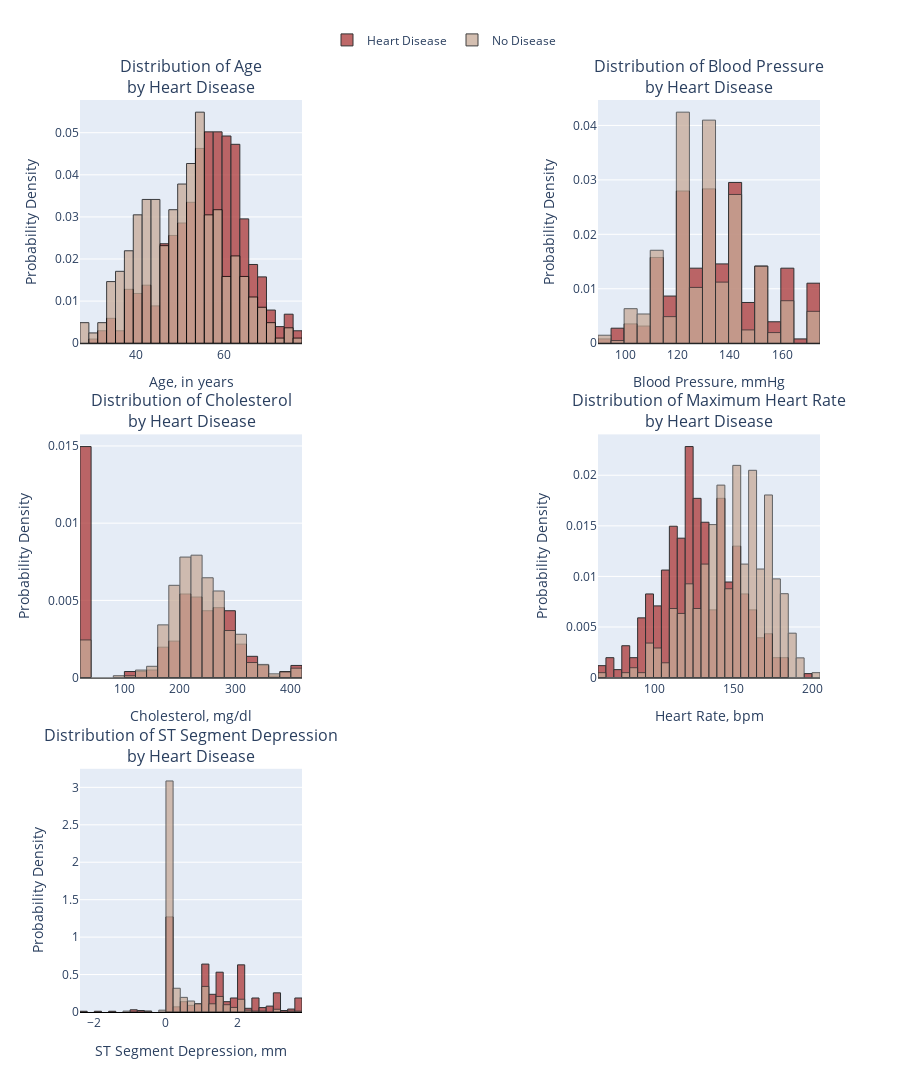

Notebook code for this chart:
### Markdown cell above
## 1) Histogram of Features between Classes:

### Code cell
numerical_features_histogram = make_subplots(rows=3, cols=2, vertical_spacing=0.1, horizontal_spacing=0.4,
                    subplot_titles=("Distribution of Age<br>by Heart Disease",
                                    "Distribution of Blood Pressure<br>by Heart Disease",
                                    "Distribution of Cholesterol<br>by Heart Disease",
                                    "Distribution of Maximum Heart Rate<br>by Heart Disease",
                                    "Distribution of ST Segment Depression<br>by Heart Disease"))

numerical_features_histogram.add_trace(go.Histogram(x=dataset[dataset.HeartDisease==1]['Age'], histnorm='probability density', 
                           marker=dict(color='#AF4343', line=dict(width=1, color='#000000')),
                           opacity=0.8, name="Heart Disease"),
              row=1, col=1)
numerical_features_histogram.add_trace(go.Histogram(x=dataset[dataset.HeartDisease==0]['Age'], histnorm='probability density', 
                           marker=dict(color='#C6AA97', line=dict(width=1, color='#000000')), 
                           opacity=0.75, name="No Disease"),
              row=1, col=1)

numerical_features_histogram.add_trace(go.Histogram(x=dataset[dataset.HeartDisease==1]['RestingBP'], histnorm='probability density', 
                           marker=dict(color='#AF4343', line=dict(width=1, color='#000000')),
                           opacity=0.8, name="Heart Disease", showlegend=False),
              row=1, col=2)
numerical_features_histogram.add_trace(go.Histogram(x=dataset[dataset.HeartDisease==0]['RestingBP'], histnorm='probability density',
                           marker=dict(color='#C6AA97', line=dict(width=1, color='#333333')), 
                           opacity=0.75, name="No Disease", showlegend=False),
              row=1, col=2)

numerical_features_histogram.add_trace(go.Histogram(x=dataset[dataset.HeartDisease==1]['Cholesterol'], histnorm='probability density', 
                           marker=dict(color='#AF4343', line=dict(width=1, color='#000000')),
                           opacity=0.8, name="Heart Disease", showlegend=False),
             row=2, col=1)
numerical_features_histogram.add_trace(go.Histogram(x=dataset[dataset.HeartDisease==0]['Cholesterol'], histnorm='probability density', 
                           marker=dict(color='#C6AA97', line=dict(width=1, color='#333333')), 
                           opacity=0.75, name="No Disease", showlegend=False),
              row=2, col=1)

numerical_features_histogram.add_trace(go.Histogram(x=dataset[dataset.HeartDisease==1]['MaxHR'], histnorm='probability density', 
                           marker=dict(color='#AF4343', line=dict(width=1, color='#000000')),
                           opacity=0.8, name="Heart Disease", showlegend=False),
             row=2, col=2)
numerical_features_histogram.add_trace(go.Histogram(x=dataset[dataset.HeartDisease==0]['MaxHR'], histnorm='probability density', 
                           marker=dict(color='#C6AA97', line=dict(width=1, color='#333333')), 
                           opacity=0.75, name="No Disease", showlegend=False),
              row=2, col=2)

numerical_features_histogram.add_trace(go.Histogram(x=dataset[dataset.HeartDisease==1]['Oldpeak'], histnorm='probability density', 
                           marker=dict(color='#AF4343', line=dict(width=1, color='#000000')),
                           opacity=0.8, name="Heart Disease", showlegend=False),
             row=3, col=1)
numerical_features_histogram.add_trace(go.Histogram(x=dataset[dataset.HeartDisease==0]['Oldpeak'], histnorm='probability density', 
                           marker=dict(color='#C6AA97', line=dict(width=1, color='#333333')), 
                           opacity=0.75, name="No Disease", showlegend=False),
              row=3, col=1)

numerical_features_histogram.update_layout(
                  xaxis1_title="Age, in years", yaxis1_title='Probability Density', 
                  xaxis2_title="Blood Pressure, mmHg", yaxis2_title='Probability Density', 
                  xaxis3_title="Cholesterol, mg/dl", yaxis3_title='Probability Density',
                  xaxis4_title="Heart Rate, bpm", yaxis4_title='Probability Density', 
                  xaxis5_title="ST Segment Depression, mm", yaxis5_title='Probability Density',
                  barmode='overlay', showlegend=True,
                  legend=dict(orientation="h", yanchor="bottom", y=1.05, xanchor="right", x=0.65),
                  height=1300, width=900)

numerical_features_histogram.update_xaxes(showline=True, linewidth=1, linecolor='black', zeroline=False)
numerical_features_histogram.update_yaxes(showline=False, zeroline=False)
numerical_features_histogram.show()

### Figure 1 — Plotly figure (JSON) as saved in the notebook; plotly's stock layout.template omitted (floating-point values rounded to 4 significant figures; data arrays with more than 128 entries replaced by an {"elided": "..."} marker saying what was removed)
{"data": [{"histnorm": "probability density", "marker": {"color": "#AF4343", "line": {"color": "#000000", "width": 1}}, "name": "Heart Disease", "opacity": 0.8, "type": "histogram", "x": {"elided": "508 int values"}, "xaxis": "x", "yaxis": "y"}, {"histnorm": "probability density", "marker": {"color": "#C6AA97", "line": {"color": "#000000", "width": 1}}, "name": "No Disease", "opacity": 0.75, "type": "histogram", "x": {"elided": "410 int values"}, "xaxis": "x", "yaxis": "y"}, {"histnorm": "probability density", "marker": {"color": "#AF4343", "line": {"color": "#000000", "width": 1}}, "name": "Heart Disease", "opacity": 0.8, "showlegend": false, "type": "histogram", "x": {"elided": "508 int values"}, "xaxis": "x2", "yaxis": "y2"}, {"histnorm": "probability density", "marker": {"color": "#C6AA97", "line": {"color": "#333333", "width": 1}}, "name": "No Disease", "opacity": 0.75, "showlegend": false, "type": "histogram", "x": {"elided": "410 int values"}, "xaxis": "x2", "yaxis": "y2"}, {"histnorm": "probability density", "marker": {"color": "#AF4343", "line": {"color": "#000000", "width": 1}}, "name": "Heart Disease", "opacity": 0.8, "showlegend": false, "type": "histogram", "x": {"elided": "508 float values"}, "xaxis": "x3", "yaxis": "y3"}, {"histnorm": "probability density", "marker": {"color": "#C6AA97", "line": {"color": "#333333", "width": 1}}, "name": "No Disease", "opacity": 0.75, "showlegend": false, "type": "histogram", "x": {"elided": "410 float values"}, "xaxis": "x3", "yaxis": "y3"}, {"histnorm": "probability density", "marker": {"color": "#AF4343", "line": {"color": "#000000", "width": 1}}, "name": "Heart Disease", "opacity": 0.8, "showlegend": false, "type": "histogram", "x": {"elided": "508 int values"}, "xaxis": "x4", "yaxis": "y4"}, {"histnorm": "probability density", "marker": {"color": "#C6AA97", "line": {"color": "#333333", "width": 1}}, "name": "No Disease", "opacity": 0.75, "showlegend": false, "type": "histogram", "x": {"elided": "410 int values"}, "xaxis": "x4", "yaxis": "y4"}, {"histnorm": "probability density", "marker": {"color": "#AF4343", "line": {"color": "#000000", "width": 1}}, "name": "Heart Disease", "opacity": 0.8, "showlegend": false, "type": "histogram", "x": {"elided": "508 float values"}, "xaxis": "x5", "yaxis": "y5"}, {"histnorm": "probability density", "marker": {"color": "#C6AA97", "line": {"color": "#333333", "width": 1}}, "name": "No Disease", "opacity": 0.75, "showlegend": false, "type": "histogram", "x": {"elided": "410 float values"}, "xaxis": "x5", "yaxis": "y5"}], "layout": {"annotations": [{"font": {"size": 16}, "showarrow": false, "text": "Distribution of Age<br>by Heart Disease", "x": 0.15, "xanchor": "center", "xref": "paper", "y": 1, "yanchor": "bottom", "yref": "paper"}, {"font": {"size": 16}, "showarrow": false, "text": "Distribution of Blood Pressure<br>by Heart Disease", "x": 0.85, "xanchor": "center", "xref": "paper", "y": 1, "yanchor": "bottom", "yref": "paper"}, {"font": {"size": 16}, "showarrow": false, "text": "Distribution of Cholesterol<br>by Heart Disease", "x": 0.15, "xanchor": "center", "xref": "paper", "y": 0.6333, "yanchor": "bottom", "yref": "paper"}, {"font": {"size": 16}, "showarrow": false, "text": "Distribution of Maximum Heart Rate<br>by Heart Disease", "x": 0.85, "xanchor": "center", "xref": "paper", "y": 0.6333, "yanchor": "bottom", "yref": "paper"}, {"font": {"size": 16}, "showarrow": false, "text": "Distribution of ST Segment Depression<br>by Heart Disease", "x": 0.15, "xanchor": "center", "xref": "paper", "y": 0.2667, "yanchor": "bottom", "yref": "paper"}], "barmode": "overlay", "height": 1300, "legend": {"orientation": "h", "x": 0.65, "xanchor": "right", "y": 1.05, "yanchor": "bottom"}, "showlegend": true, "width": 900, "xaxis": {"anchor": "y", "domain": [0, 0.3], "linecolor": "black", "linewidth": 1, "showline": true, "title": {"text": "Age, in years"}, "zeroline": false}, "xaxis2": {"anchor": "y2", "domain": [0.7, 1], "linecolor": "black", "linewidth": 1, "showline": true, "title": {"text": "Blood Pressure, mmHg"}, "zeroline": false}, "xaxis3": {"anchor": "y3", "domain": [0, 0.3], "linecolor": "black", "linewidth": 1, "showline": true, "title": {"text": "Cholesterol, mg/dl"}, "zeroline": false}, "xaxis4": {"anchor": "y4", "domain": [0.7, 1], "linecolor": "black", "linewidth": 1, "showline": true, "title": {"text": "Heart Rate, bpm"}, "zeroline": false}, "xaxis5": {"anchor": "y5", "domain": [0, 0.3], "linecolor": "black", "linewidth": 1, "showline": true, "title": {"text": "ST Segment Depression, mm"}, "zeroline": false}, "xaxis6": {"anchor": "y6", "domain": [0.7, 1], "linecolor": "black", "linewidth": 1, "showline": true, "zeroline": false}, "yaxis": {"anchor": "x", "domain": [0.7333, 1], "showline": false, "title": {"text": "Probability Density"}, "zeroline": false}, "yaxis2": {"anchor": "x2", "domain": [0.7333, 1], "showline": false, "title": {"text": "Probability Density"}, "zeroline": false}, "yaxis3": {"anchor": "x3", "domain": [0.3667, 0.6333], "showline": false, "title": {"text": "Probability Density"}, "zeroline": false}, "yaxis4": {"anchor": "x4", "domain": [0.3667, 0.6333], "showline": false, "title": {"text": "Probability Density"}, "zeroline": false}, "yaxis5": {"anchor": "x5", "domain": [0, 0.2667], "showline": false, "title": {"text": "Probability Density"}, "zeroline": false}, "yaxis6": {"anchor": "x6", "domain": [0, 0.2667], "showline": false, "zeroline": false}}}
